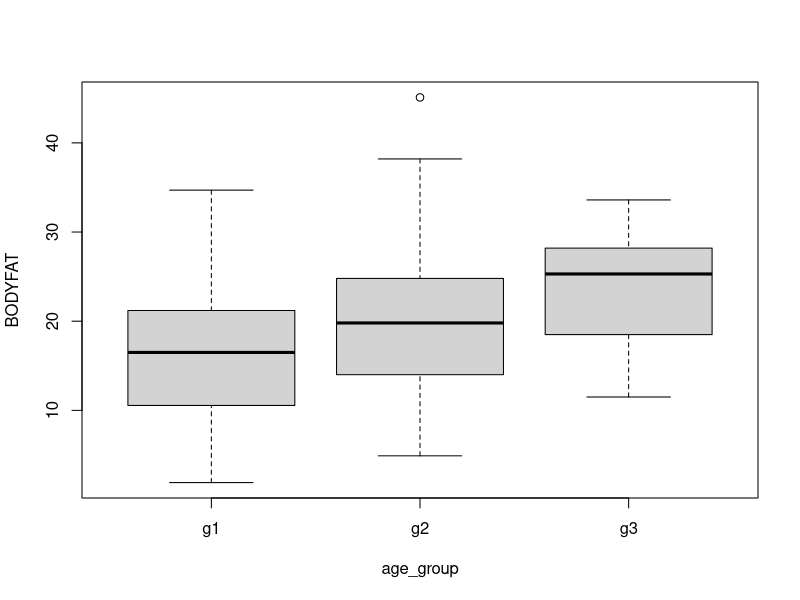

Here is the R script that generated this plot:
rm(list=ls())
dat=read.csv("./Data/preprocess_data.csv",header=TRUE)
library(MASS)
library(tidyverse)
#delete the variable density
dat_del=dat[,c(-1,-3,-6,-5)]
rmse<-function(testdata,actual,fitmodel){
  predicted<-predict(fitmodel,testdata)
  return((mean((predicted - actual)^2))^0.5)
}
#=====fullmodel========
full.model=lm(BODYFAT~.,data=dat_del)
summary(full.model)
actual<-dat_del$BODYFAT
test<-dat_del[,-1]
rmse(test,actual,full.model)
#=====stepwise========
step.model=stepAIC(full.model, direction = "both", trace = FALSE)
summary(step.model)
test<-dat_del[,c('AGE','NECK','ABDOMEN','HIP','THIGH','FOREARM','WRIST','WEIGHT_KG')]
rmse(test,actual,step.model)
#=========split in age========
dat_del$age_group<-'g2'
dat_del$age_group[which(dat$AGE<=40)]<-'g1'
dat_del$age_group[which(dat$AGE>60)]<-'g3'

boxplot(BODYFAT~age_group,data = dat_del)
#======age group under 40======
substi<-function(str){
  return(gsub(' [+] ',"','",str))
}
sub<-which(dat_del$age_group=='g1')
fit<-lm(BODYFAT~.,dat_del[sub,-16])
step(fit)
#Stepwise model
fit<-lm(BODYFAT ~ ABDOMEN + HIP + THIGH + WRIST,dat=dat_del[sub,])
summary(fit)
str<-substi('ABDOMEN + HIP + THIGH + WRIST')
str
test<-dat_del[sub,c('ABDOMEN','HIP','THIGH','WRIST')]
actual<-dat_del[sub,"BODYFAT"]
rmse(test,actual,fit)

#=====age group under 60=====
sub<-which(dat_del$age_group=='g2')
fit<-lm(BODYFAT~.,dat_del[sub,-16])
step(fit)
#Stepwise model
fit<-lm(BODYFAT ~  AGE + NECK + ABDOMEN + ANKLE + FOREARM + WRIST,dat=dat_del[sub,])
summary(fit)
#drop not significant
fit<-lm(BODYFAT ~  NECK + ABDOMEN + ANKLE + FOREARM + WRIST,dat=dat_del[sub,])
summary(fit)
str<-substi('NECK + ABDOMEN + ANKLE + FOREARM + WRIST')
str
test<-dat_del[sub,c('NECK','ABDOMEN','ANKLE','FOREARM','WRIST')]
actual<-dat_del[sub,"BODYFAT"]
rmse(test,actual,fit)
#=====age group above 60=====
sub<-which(dat_del$age_group=='g3')
fit<-lm(BODYFAT~.,dat_del[sub,-16])
step(fit)
#Stepwise model
fit<-lm(BODYFAT ~ ABDOMEN + ANKLE + BICEPS + FOREARM,dat=dat_del[sub,])
summary(fit)
#drop not significant
fit<-lm(BODYFAT ~ ABDOMEN + ANKLE ,dat=dat_del[sub,])
summary(fit)

str<-substi('ABDOMEN + ANKLE ')
str
test<-dat_del[sub,c('ABDOMEN','ANKLE')]
actual<-dat_del[sub,"BODYFAT"]
rmse(test,actual,fit)
